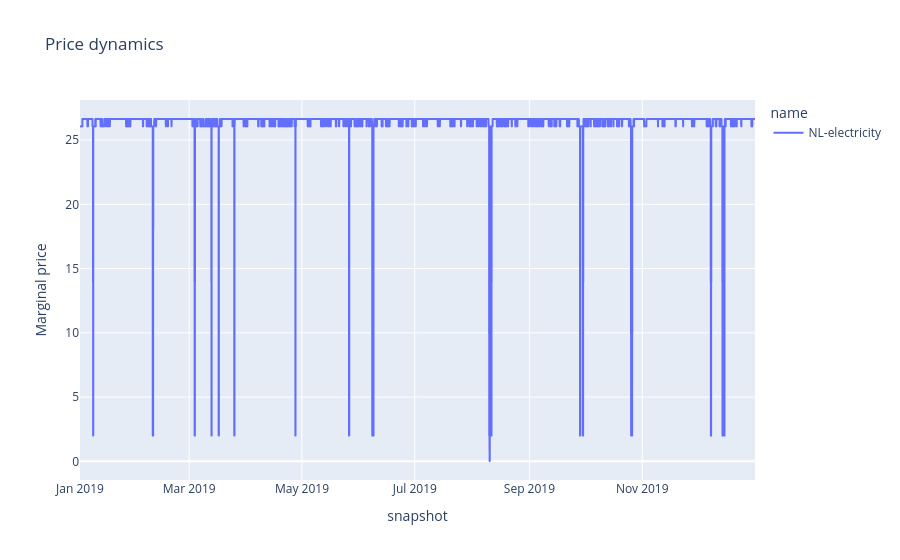

Write notebook code for a chart like this one.
### Code cell
# Resulting electricity prices over time
df = n.buses_t.marginal_price.loc['2019-01-01':'2019-12-31']

fig = px.line(
    df,
    title="Price dynamics",
    labels={
        "index": "Time",
        "value": "Marginal price",
        "variable": "Bus"
    }
)
fig.show()

### Figure 1 — Plotly figure (JSON) as saved in the notebook; plotly's stock layout.template omitted (floating-point values rounded to 4 significant figures; data arrays with more than 128 entries replaced by an {"elided": "..."} marker saying what was removed)
{"data": [{"hovertemplate": "name=NL-electricity<br>snapshot=%{x}<br>Marginal price=%{y}<extra></extra>", "legendgroup": "NL-electricity", "line": {"color": "#636efa", "dash": "solid"}, "marker": {"symbol": "circle"}, "mode": "lines", "name": "NL-electricity", "showlegend": true, "type": "scattergl", "x": {"elided": "8760 str values"}, "xaxis": "x", "y": {"elided": "8760 float values"}, "yaxis": "y"}], "layout": {"legend": {"title": {"text": "name"}, "tracegroupgap": 0}, "title": {"text": "Price dynamics"}, "xaxis": {"anchor": "y", "domain": [0, 1], "title": {"text": "snapshot"}}, "yaxis": {"anchor": "x", "domain": [0, 1], "title": {"text": "Marginal price"}}}}
